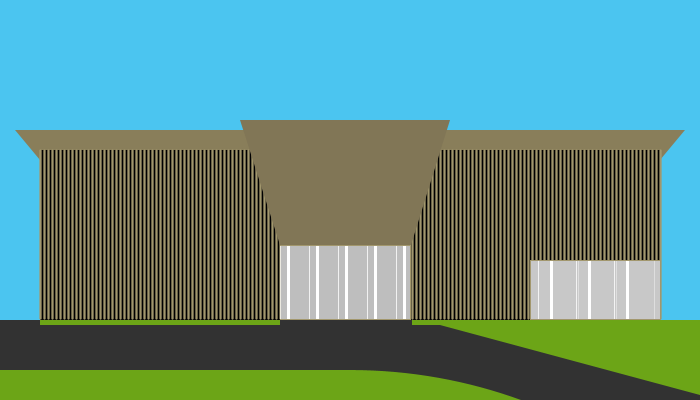
Frame 1 (no input)
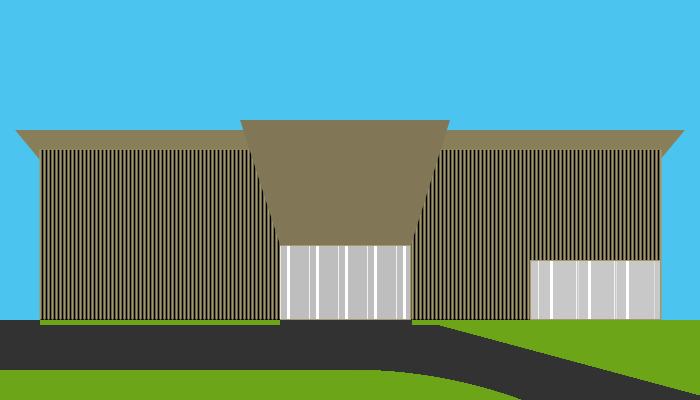
Frame 60 (the mouse pressed at the canvas centre just before this capture)
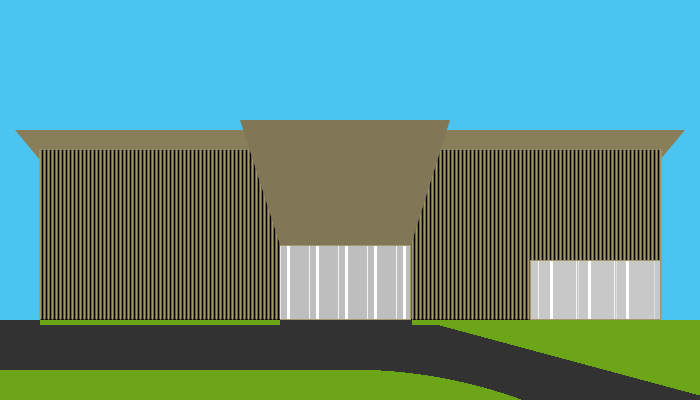
Frame 120 (the mouse held since frame 60 and released just before this capture)

The Processing sketch that drew these frames (run headless with seeded random() and noise(); from frame 60 on, the mouse is pressed at the canvas centre):

// Processing sketch: processing_103657
// ── processing_103657.pde

void setup () {
  size(700, 400);
  //piso
  noStroke();
  fill(50);
  rect(0, 320, width, 80);
}

void draw () {
  noStroke();
  if (mouseX> width/2)
  {//céu
    fill(3, 15, 62);
    rect(0, 0, width, 320);
    //telhado
    fill(155, 141, 37);
    quad(15, 130, 685, 130, 660, 160, 40, 160);
    //construção fundo
    fill(240, 215, 56);
    rect(40, 150, 620, 170);
    //grama
    fill(67, 103, 15);
    rect(40, 320, 240, 5);
    rect(0, 370, 350, 50);
    rect(412, 320, 300, 5);
    arc(350, 870, 1000, 1000, radians(180), radians(360));
    triangle(440, 325, 700, 325, 700, 395);
    //lua
    fill(255);
    ellipse(600, 70, 35, 35);
  }
  else {//céu
    fill(75, 197, 240);
    rect(0, 0, width, 320);
    //telhado
    fill(137, 126, 90);
    quad(15, 130, 685, 130, 660, 160, 40, 160);
    //construção fundo
    fill(0);
    rect(40, 150, 620, 170);
    //grama
    fill(108, 165, 23);
    rect(40, 320, 240, 5);
    rect(0, 370, 350, 50);
    rect(412, 320, 300, 5);
    arc(350, 870, 1000, 1000, radians(180), radians(360));
    triangle(440, 325, 700, 325, 700, 395);
  }
  //parede bambu
  stroke(162, 151, 109);
  strokeWeight(2.3);
  for (int x=40; x<661; x+=4)
  {
    line(x, 150, x, 318);
  }
  //porta
  strokeWeight(1);
  if (mouseX>width/2) {
    fill(198, 175, 90);
    rect(280, 245, 130, 74);
  }
  else {
    fill(190);
    rect(280, 245, 130, 74);
  }
  //janela
  if (mouseX>width/2) {
    fill(198, 175, 90);
    rect(530, 260, 130, 59);
  }
  else {
    fill(200);
    rect(530, 260, 130, 59);
  }
  //reflexos porta
  noStroke();
  for (int y=287; y<405; y+=29)
  {
    fill (255);
    rect(y, 246, 3, 73);
    fill(255, 200);
    rect(y-7, 246, 1, 73);
  }
  //reflexos janela
  for (int z=550; z<660;z+=38)
  {
    fill (255);
    rect(z, 261, 3, 58);
    fill(255, 200);
    rect(z-12, 261, 1, 58);
    rect(z+28, 261, 0.5, 58);
  }
  //cobertura porta
  if (mouseX>width/2) {
    fill(137, 117, 58);
    quad(280, 245, 240, 120, 450, 120, 411, 245);
  }
  else {
    fill(129, 118, 86);
    quad(280, 245, 240, 120, 450, 120, 411, 245);
  }
}
